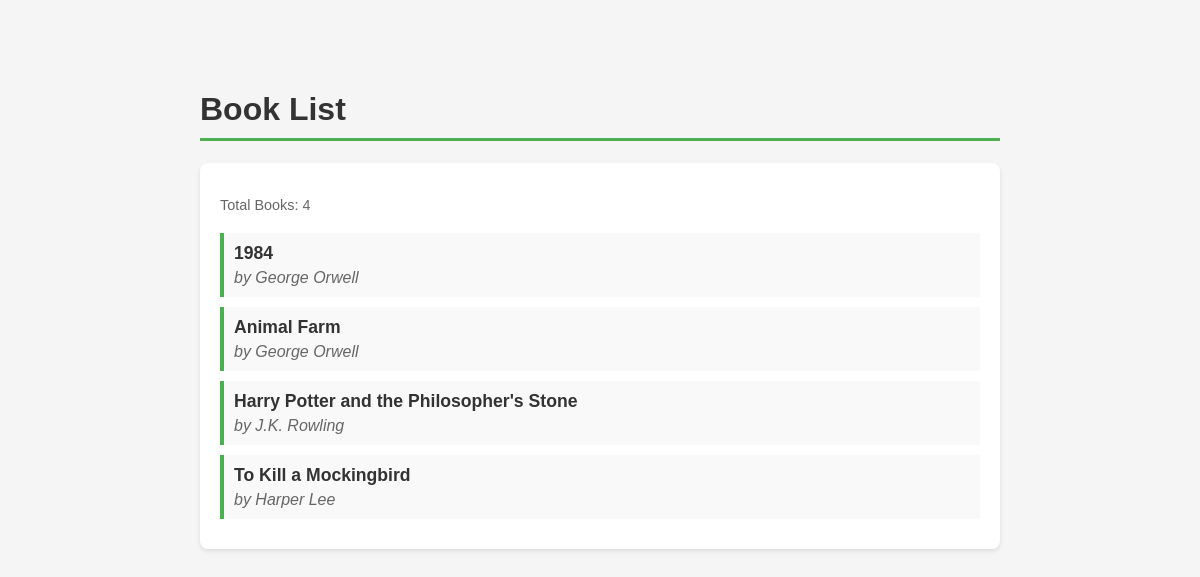
Page /relationship/books/ on the committed database.
### relationship_app/models.py (models this page shows, shortened)
class Book(models.Model):
    title = models.CharField(max_length=200)
    author = models.ForeignKey(Author, on_delete=models.CASCADE)
    class Meta:
        permissions = [
            ("can_add_book", "Can add book"),
            ("can_change_book", "Can change book"),
            ("can_delete_book", "Can delete book"),
        ]

class Author(models.Model):
    name = models.CharField(max_length=200)

### relationship_app/views.py (the view)
# urls.py: path('books/', list_books, name='list_books'),
def list_books(request):
    books = Book.objects.all()
    context = {
        'books': books
    }
    return render(request, 'relationship_app/list_books.html', context)

### relationship_app/templates/relationship_app/list_books.html (shortened to what this page needs)
<!DOCTYPE html>
<html lang="en">
<head>
</head>
<body>
    <h1>Book List</h1>
    <div class="book-list">
        {% if books %}
        <p class="book-count">Total Books: {{ books|length }}</p>
        {% for book in books %}
        <div class="book-item">
            <div class="book-title">{{ book.title }}</div>
            <div class="book-author">by {{ book.author.name }}</div>
        </div>
        {% endfor %}
        {% else %}
        <p class="no-books">No books available in the database.</p>
        {% endif %}
    </div>
</body>
</html>

### relationship_app/templates/relationship_app/list_books.html (style rules this page uses)
body { font-family: Arial, sans-serif; max-width: 800px; margin: 50px auto; padding: 20px; background-color: #f5f5f5; }
h1 { color: #333; border-bottom: 3px solid #4CAF50; padding-bottom: 10px; }
.book-list { background-color: white; border-radius: 8px; padding: 20px; box-shadow: 0 2px 4px rgba(0, 0, 0, 0.1); }
.book-item { padding: 10px; margin: 10px 0; border-left: 4px solid #4CAF50; background-color: #f9f9f9; }
.book-title { font-weight: bold; color: #333; font-size: 1.1em; }
.book-author { color: #666; font-style: italic; margin-top: 5px; }
.book-count { color: #666; font-size: 0.9em; margin-bottom: 20px; }

### rows in the picture
Book: title "1984", author.name "George Orwell"
Book: title "Animal Farm", author.name "George Orwell"
Book: title "Harry Potter and the Philosopher's Stone", author.name "J.K. Rowling"
Book: title "To Kill a Mockingbird", author.name "Harper Lee"

### other values in the picture
{{ books|length }} "4"
